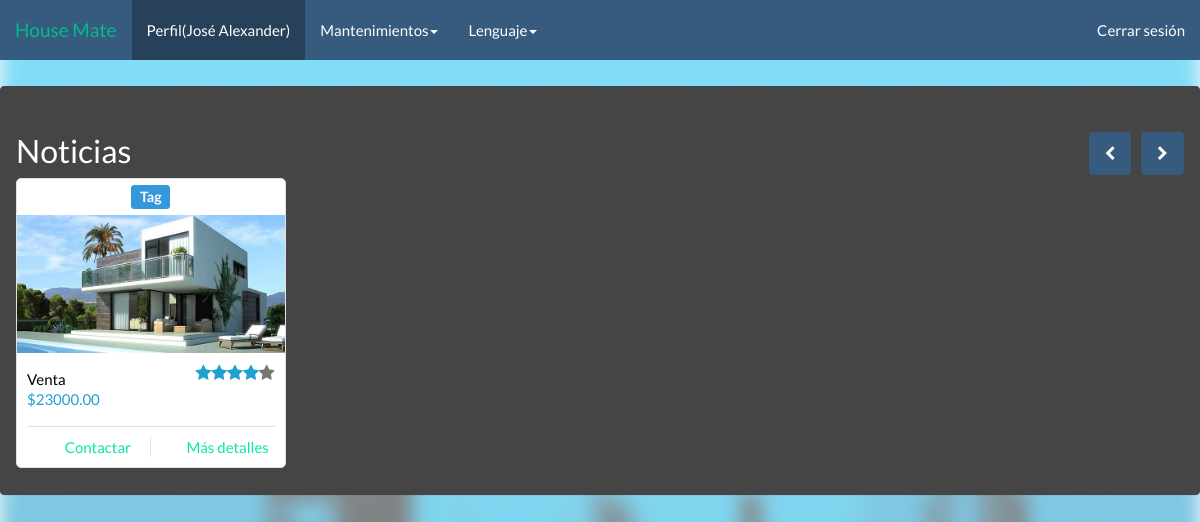
Page /HouseMate2_2/adminhomepage.php (signed in) on the committed database.
### tables this page shows
CREATE TABLE IF NOT EXISTS `inmueble` (
  `IdInmueble` varchar(5) NOT NULL,
  `Dueno` varchar(5) DEFAULT NULL,
  `Direccion` varchar(140) NOT NULL,
  `Descripcion` varchar(140) NOT NULL,
  `VentaRenta` int(1) NOT NULL,
  `Tipopropiedad` int(1) NOT NULL,
  `Precio` varchar(20) NOT NULL,
  `Imagen` varchar(100) NOT NULL,
  PRIMARY KEY (`IdInmueble`),
  KEY `Dueno` (`Dueno`)
);

### HouseMate2_2/Call/Lenguaje/Idiomas/langes.php (called while the page is built, shortened)
<?php
$lang = array();
$lang['Need'] = "No tengo cuenta";
$lang['Page_title'] = 'House Mate';
$lang['Cuenta'] = 'Registrarse';
$lang['Acerca'] = 'Acerca de';
$lang['Mision'] = 'Misi&oacute;n';
$lang['Mision1'] = 'Ofrecer a nuestros visitantes y usuarios afiliados un medio de interacción entre vendedores y compradores facilitando la venta y/o renta de inmuebles brindando calidad en los inmuebles, veracidad de información  y seguridad en las transacciones.';
$lang['Vision'] = 'Visi&oacute;n';
$lang['Vision1'] = 'Trascender en el mercado salvadoreño cambiando la forma en que realizamos las transacciones en línea, mediante una plataforma dedicada exclusivamente en la venta y/o renta de inmuebles de cualquier tipo  y a su promoción entre los usuarios de la plataforma y con los visitantes de esta.';
$lang['QueEs'] = '¿Qué es House Mate?';
$lang['QueEs1'] = 'House Mate es una plataforma web que permite la difusión y promoción de inmuebles para su venta y renta entre los usuarios que interactúan dentro de la aplicación web. Para ello los visitantes tienen la opción de registrarse gratuitamente a la plataforma para gozar de nuestros servicios.';
$lang['Institucion'] = 'Mas sobre la institucion';
$lang['Contactenos'] = 'Cont&aacute;ctenos';
$lang['Novedades'] = 'Novedades';
$lang['Iniciar-Sesion'] = 'Iniciar Sesi&oacute;n';
$lang['Correo'] = 'Correo';
$lang['Contra'] = 'Contrase&ntilde;a';
$lang['Crear-Cuenta'] = 'Crear Cuenta';
$lang['Nombre'] = 'Nombre';
$lang['Apellido'] = 'Apellido';
$lang['Fecha-Nac'] = 'Fecha de Nacimiento';
$lang['Confirmar'] = 'Confirmar contraseña';
$lang['Inicio'] = 'Inicio';
$lang['Perfil'] = 'Perfil';
$lang['Mantenimiento'] = 'Mantenimientos';
$lang['Clientes'] = 'Clientes';
$lang['Inmuebles'] = 'Inmuebles';
$lang['Idioma'] = 'Lenguaje';
$lang['Cerrar-Sesion'] = 'Cerrar Sesi&oacute;n';
$lang['contra'] = "Contraseña";
$lang['Mostrar'] = "Mostrar";
$lang['Crear-Usuario'] = 'Crear usuario';
$lang['Ver-Usuario'] = 'Ver usuarios';
$lang['Modificar-Usuario'] = 'Modificar usuario';
$lang['Eliminar-Usuario'] = 'Eliminar usuario';
$lang['Codigo'] = 'Codigo';
$lang['Modificar'] = 'Modificar';
$lang['Eliminar'] = 'Eliminar';
$lang['Contra-reset'] = "Reiniciar contraseña";
$lang['Crear-Inmuebles'] = 'Crear Inmuebles';
$lang['Ver-Inmuebles'] = 'Mostrar Inmuebles';
$lang['Modificar-Inmuebles'] = 'Modificar Inmuebles';
$lang['Eliminar-Inmuebles'] = 'Eliminar Inmuebles';
$lang['Eliminares'] = "Eliminar";
$lang['Existe'] = "Usuario erróneo o contraseña incorrecta";
$lang['Usuario'] = "Usuario";
$lang['Usuarios'] = "Usuarios";
$lang['Usuarioname'] = "Nombre de usuario";
$lang['Tipous'] = 'Tipo de usuario';
$lang['Admin'] = "Administrador";
$lang['Cliente'] = 'Cliente';
$lang['Perito'] = 'Perito';
$lang['Agente'] = "Agente";
$lang['selectp'] = 'Seleccione imagen';
$lang['vr']  ="Venta o renta";
$lang['Direccion'] = 'Dirección';
$lang['Etiqueta'] = 'Etiquetas';
$lang['EtiquetaNum'] = 'Digite el número de etiquetas (Max. 12)';
$lang['Descripcion'] = 'Descripción';
$lang['Venta'] = 'Venta';
?>

### HouseMate2_2/Call/housein.php (the view, shortened to what this page needs)
<?php
$quero = "SELECT * FROM inmueble ORDER BY IdInmueble DESC LIMIT 8";
$cs = mysql_query($quero);
$count = 0;
while($row=mysql_fetch_array($cs))
{
	switch($count)
	{
		case 0:
			echo "<div class='item active'><div class='row'>";
		break;
	}
	$var = "";
switch($row['VentaRenta'])
{
	case 2:
	$var = $lang['Venta'];
	break;
}
echo "
                        <div class='col-sm-3'>
                            <div class='col-item'>
							<h4 class='text-center'><span class='label label-info'>Tag</span></h4>
                                <div class='photo'>
                                    <img src='".$row['Imagen']."' class='limitante img-responsive' alt='a' />
                                </div>
                                <div class='info'>
                                    <div class='row'>
                                        <div class='price col-md-6'>
                                            <h5>
                                                $var</h5>
                                            <h5 class='price-text-color'>
                                                $".$row['Precio'].".00</h5>
                                        </div>
                                        <div class='rating hidden-sm col-md-6'>
                                            <i class='price-text-color fa fa-star'></i><i class='price-text-color fa fa-star'>
                                            </i><i class='price-text-color fa fa-star'></i><i class='price-text-color fa fa-star'>
                                            </i><i class='fa fa-star'></i>
                                        </div>
                                    </div>
                                    <div class='separator clear-left'>
                                        <p class='btn-add'>
                                            <i class='fa fa-shopping-cart'></i><a href='#' class='hidden-sm'>".$lang['Ca1']."</a></p>
                                        <p class='btn-details'>
                                            <i class='fa fa-list'></i><a href='#' class='hidden-sm'>".$lang['Ca2']."</a></p>
                                    </div>
                                    <div class='clearfix'>
                                    </div>
                                </div>
                            </div>
                        </div>
				";
		$count++;
}
?>

### HouseMate2_2/css/appeal.css (style rules this page uses)
.col-item { border: 1px solid #E1E1E1; border-radius: 5px; background: #FFF; }
.col-item .photo img { margin: 0 auto; width: 100%; }
.col-item .info { padding: 10px; border-radius: 0 0 5px 5px; margin-top: 1px; }
.col-item .price { float: left; margin-top: 5px; }
.col-item .price h5 { line-height: 20px; margin: 0; }
.col-item .price h5:first-child { color:black; }
.price-text-color { color: #219FD1; }
.col-item .info .rating { color: #777; }
.col-item .rating { float: left; font-size: 17px; text-align: right; line-height: 52px; margin-bottom: 10px; height: 52px; }
.col-item .separator { border-top: 1px solid #E1E1E1; }
.clear-left { clear: left; }
.col-item .separator p { line-height: 20px; margin-bottom: 0; margin-top: 10px; text-align: center; }
.col-item .separator p i { margin-right: 5px; }
.col-item .btn-add { width: 50%; float: left; }
.col-item .btn-add { border-right: 1px solid #E1E1E1; }
.col-item .btn-details { width: 50%; float: left; padding-left: 10px; }

### HouseMate2_2/css/intro.css (style rules this page uses)
#intro { font-family: "Lato","Helvetica Neue",Helvetica,Arial,sans-serif; font-size: 15px; line-height: 1.42857143; height: 100%; }
#intro:before { position:fixed; z-index: -1; background: url(http://www.permanenttrust.co.za/wp-content/uploads/2014/08/property-news-img3.jpg) no-repeat; background-size: cover; }

### rows in the picture
inmueble: Imagen (picture), var "Venta", Precio "23000"

### other values in the picture
$lang['Perfil'] "Perfil"
$_SESSION['user'] "José Alexander"
$lang['Mantenimiento'] "Mantenimientos"
$lang['Idioma'] "Lenguaje"
$lang['Cerrar-Sesion'] "Cerrar sesión"
$land['noticias'] "Noticias"
